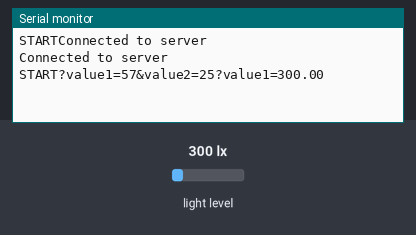
Bench run of a sketch on a simulated Arduino MKR. Parts: the last lines printed to the serial monitor. Inputs (shaded band) come from the test bench; at power-on: light level 300 lx. WiFi joins after 1.5 s; servers stay silent unless stated; web services answer with replies made up by the test bench.

Above: at 2.9 s.
3.0 s: light level set to 477 lx
At 5.1 s:
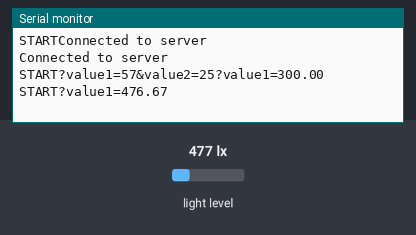
9.2 s: light level set to 525 lx
At 12.2 s:
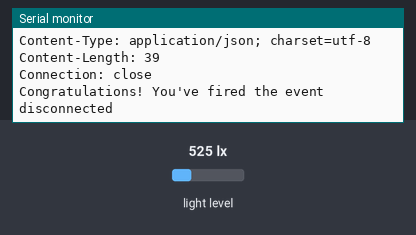

The sketch:

task3.2C.ino
```cpp
// code by  Lovleen KAla

#include <WiFiNINA.h>

#include <BH1750.h>
#include <Wire.h>

//please enter your sensitive data in the Secret tab
char ssid[] = "Lovleen";
char pass[] = "12345678";

WiFiClient client;
BH1750 lightMeter;

char   HOST_NAME[] = "maker.ifttt.com";
String PATH_NAME  = "/trigger/lightsensor/with/key/p9Upo5yxkM_d2UUillOfPss0EMU53l3vq2KU-k7D_2E";
String queryString = "?value1=57&value2=25";

void setup() {

  Serial.begin(9600);
  Serial.print("START");
  while (!Serial);

  // connect to web server on port 80:
     WiFi.begin(ssid, pass);
     Wire.begin();
while(true)
  {
  if (client.connect(HOST_NAME, 80)) {
    // if connected:
    Serial.println("Connected to server");
    break;
  }
  else {// if not connected:
    Serial.println("connection failed");

  }
  delay(500);
}
lightMeter.begin();
Serial.println("Connected to server");
}
void loop() {
  Serial.print("START");
  float lux = lightMeter.readLightLevel();

  // Serial.println("Light sensor: ");
  // Serial.p'int(lux);

  queryString +="?value1=" ;
  queryString += lux;
  Serial.println(queryString);

  if (lux > 500) {

    // make a HTTP request:
    // send HTTP header
    client.println("GET " + PATH_NAME + queryString + " HTTP/1.1");
    client.println("Host: " + String(HOST_NAME));
    client.println("Connection: close");
    client.println(); // end HTTP header


    while (client.connected()) {
      if (client.available()) {
        // read an incoming byte from the server and print it to serial monitor:
        char c = client.read();
        Serial.print(c);
      }
    }

    // the server's disconnected, stop the client:
    client.stop();
    Serial.println();
    Serial.println("disconnected");
  }
  queryString = "";
  delay(3000);
}
```

Measured:
- the behaviour switches between 500 and 501 lx on light level (found by bisection; images 1 and 2)
- after the input at 3.0 s, the serial monitor: prints a new line after 1.7 s (image 1)
- after the input at 9.2 s, the serial monitor: prints a new line after 1.5 s (image 2)
